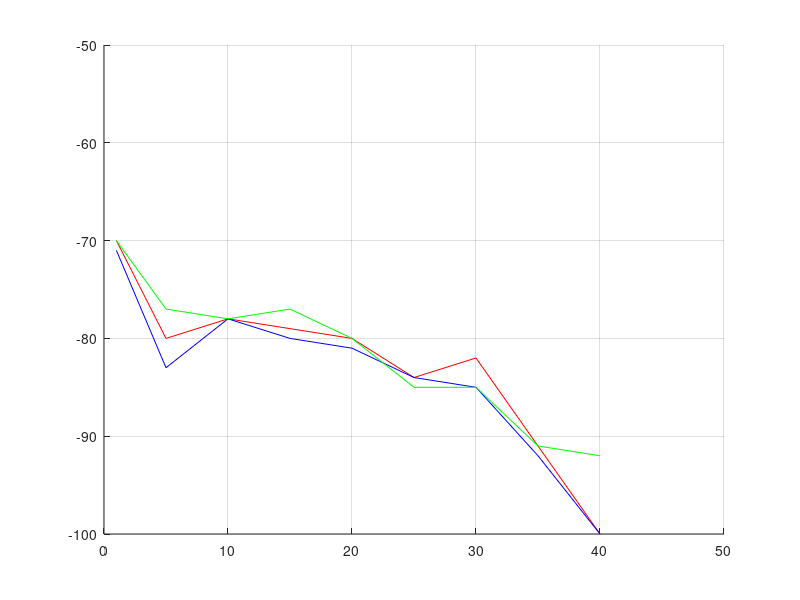

MATLAB code for this plot:
function RSSIplot()
RSSI1 = [-70 -80 -78 -79 -80 -84 -82 -91 -100];
RSSI2 = [-71 -83 -78 -80 -81 -84 -85 -92 -100];
RSSI3 = [-70 -77 -78 -77 -80 -85 -85 -91 -92];
Dist = [1 5 10 15 20 25 30 35 40];
axis([0 50 -100 -50]);
grid on
hold on
plot(Dist,RSSI1,'r', Dist,RSSI2,'b', Dist,RSSI3,'g');
% set(h,'XData',Dist,'YData',RSSI);
